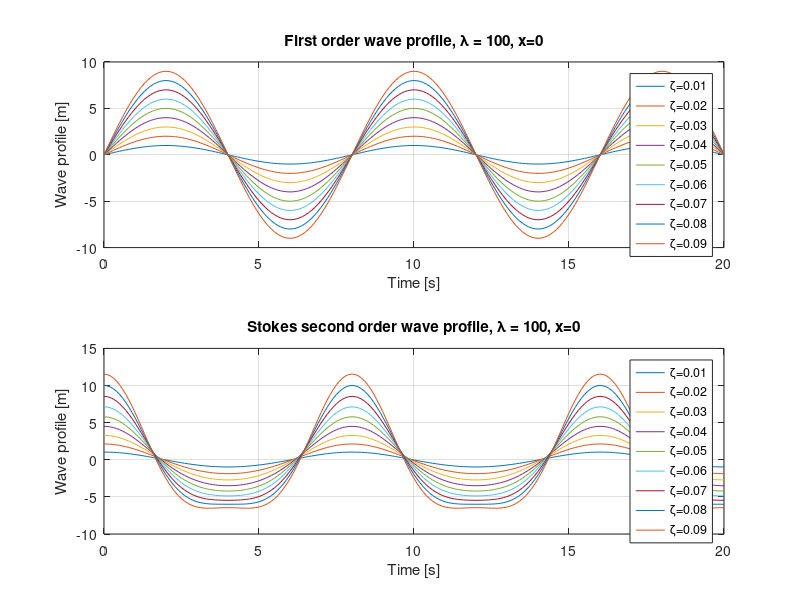

Reproduce this figure in MATLAB.
% ---- Platform: MATLAB  ---- % 
% ---- user: ctretow     ---- %
% ---- Hydromechanics    ---- %
% ---- Wave properties   ---- %


% constants
lambda=100;                        % Wave leght
x=0;                               % Starting position
g=9.81;                            % Gravitational constant (Sweden) 
k=(2*pi/lambda)                    % Wave number
omega=sqrt(2*pi*g/lambda);         % Angular velocity
t=0:0.1:20;                        % Time vector 

for wave_ratio=0.01:0.01:0.09; 
zeta0=wave_ratio*lambda;
% first order wave profile
zeta1=zeta0*sin(omega*t-k*x);
%Stokes second order wave profile
zeta2=zeta0*cos(omega*t-k*x)+0.5*k*(zeta0^2)*cos(2*(omega*t-k*x));
figure(1)
subplot(2,1,1)
plot(t,zeta1)
title('First order wave profile, \lambda = 100, x=0')
xlabel('Time [s]')
ylabel('Wave profile [m]')
legend('\zeta=0.01','\zeta=0.02','\zeta=0.03','\zeta=0.04','\zeta=0.05','\zeta=0.06','\zeta=0.07','\zeta=0.08','\zeta=0.09')
hold on
grid on
subplot(2,1,2)
plot(t,zeta2)
title('Stokes second order wave profile, \lambda = 100, x=0')
xlabel('Time [s]')
ylabel('Wave profile [m]')
legend('\zeta=0.01','\zeta=0.02','\zeta=0.03','\zeta=0.04','\zeta=0.05','\zeta=0.06','\zeta=0.07','\zeta=0.08','\zeta=0.09')
hold on
grid on
end
